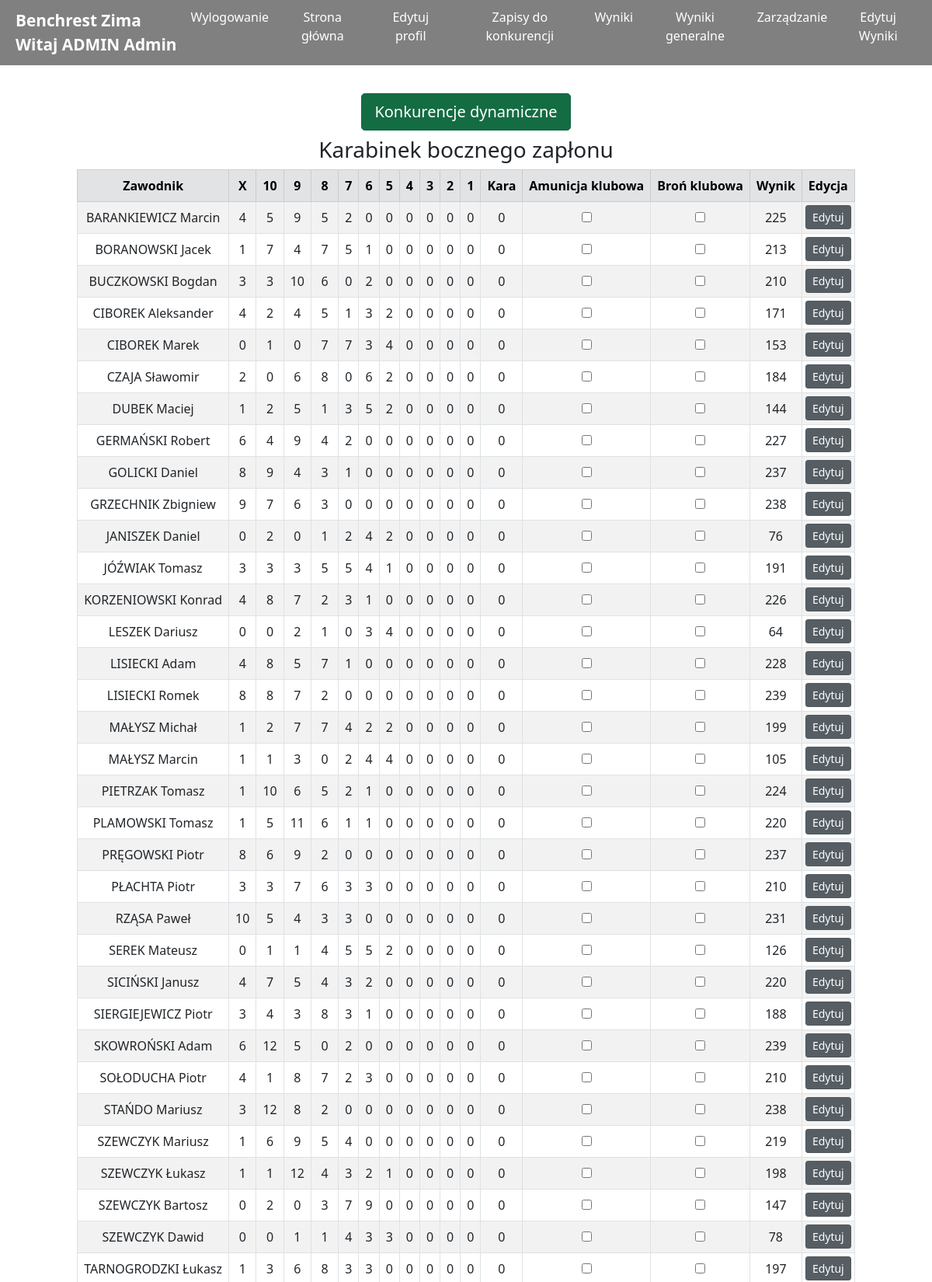
/8/wyniki_edycja/ (signed in, upper part), run on the app's committed database.
### zawody/models.py (models this page shows)
class Turniej(models.Model):
	nazwa = models.CharField(max_length=30)
	rejestracja = models.BooleanField(default=True, verbose_name='Rejestracja')
	klasyfikacja_generalna = models.BooleanField(default=True, verbose_name='Klasyfikacja generalna')
	turniej_archiwalny = models.BooleanField(default=False, verbose_name='Turniej archiwalny')
	wyniki_widoczne = models.BooleanField(default=True, verbose_name='Pokaż wyniki')
	turniej_druzynowy = models.BooleanField(default=False, verbose_name='Turniej drużynowy')
	wyniki_generalne_widoczne = models.BooleanField(default=True, verbose_name='Pokaż wyniki generalne')
	def __str__(self):
		return self.nazwa

### account/models.py (models this page shows, shortened)
class Account(AbstractBaseUser):
	email 					= models.EmailField(verbose_name="email", max_length=60, unique=True, null=False)
	username 				= models.CharField(max_length=30, unique=True)
	imie					=models.TextField(max_length=60, null=False)
	nazwisko				=models.TextField(max_length=60, null=False)
	licencja				=models.TextField(max_length=60, verbose_name='Numer licencji', blank=True, null=True)
	licencja_sedziego		=models.TextField(max_length=60, verbose_name='Numer licencji sędziego', blank=True, null=True)
	klub					=models.TextField(max_length=60,  blank=True, null=True)
	klasa_sedziego			=models.TextField(max_length=60, verbose_name='Klasa sędziego', blank=True, null=True)
	date_joined				= models.DateTimeField(verbose_name='date joined', auto_now_add=True)
	last_login				= models.DateTimeField(verbose_name='last login', auto_now=True)
	is_admin				= models.BooleanField(default=False)
	is_active				= models.BooleanField(default=True)
	is_staff				= models.BooleanField(default=False)
	is_superuser			= models.BooleanField(default=False)
	is_sedzia				= models.BooleanField(default=False)
	rts						= models.BooleanField(default=False)
	rodo_accepted			= models.BooleanField(default=False)
	USERNAME_FIELD = 'email'
	REQUIRED_FIELDS = ['username',]
	objects = MyAccountManager();
	def __str__(self):
		return (self.nazwisko+' '+self.imie)

### wyniki/models.py (models this page shows, shortened)
class Wyniki(models.Model):
	KARA_CHOICES = (
		('BRAK', 'BRAK'),
		('DNF', 'DNF'),
		('DNS', 'DNS'),
		('DSQ', 'DSQ'),
		('PK', 'PK'),
	)
	slug 		= models.SlugField(default=0)
	zawody 		= models.ForeignKey(Zawody, on_delete=models.CASCADE, verbose_name='konkurencja')
	zawodnik 	= models.ForeignKey(Account, on_delete=models.CASCADE)
	X			=models.IntegerField(blank=True, null=False, default=0)
	Xx			=models.IntegerField(blank=True, null=False, default=0, verbose_name='10')
	dziewiec	=models.IntegerField(blank=True, null=False, default=0, verbose_name='9')
	osiem		=models.IntegerField(blank=True, null=False, default=0, verbose_name='8')
	siedem		=models.IntegerField(blank=True, null=False, default=0, verbose_name='7')
	szesc		=models.IntegerField(blank=True, null=False, default=0, verbose_name='6')
	piec		=models.IntegerField(blank=True, null=False, default=0, verbose_name='5')
	cztery		=models.IntegerField(blank=True, null=False, default=0, verbose_name='4')
	trzy		=models.IntegerField(blank=True, null=False, default=0, verbose_name='3')
	dwa			=models.IntegerField(blank=True, null=False, default=0, verbose_name='2')
	jeden		=models.IntegerField(blank=True, null=False, default=0, verbose_name='1')
	wynik 		=models.IntegerField(blank=True, default=0)
	result		=models.TextField(max_length=60, null=True, default='0')
	kara		=models.CharField(max_length=10, choices=KARA_CHOICES, default='BRAK')
	kara_punktowa = models.IntegerField(blank=True, null=False, default=0, verbose_name='Kara punktowa')
	oplata		= models.BooleanField(default=False)
	bron_klubowa		= models.BooleanField(default=False, verbose_name='Broń klubowa')
	amunicja_klubowa		= models.BooleanField(default=False, verbose_name='Amunicja klubowa')
	edited_by_sedzia = models.BooleanField(default=False)
	class Meta:
		verbose_name_plural = "Wyniki"

### wyniki/views.py (the view)
# urls.py: path('<int:pk>/wyniki_edycja/', wyniki_edycja, name="wyniki_edycja"),
@csrf_exempt
@login_required(login_url="/start/")
def wyniki_edycja(request, pk):
	if request.user.is_sedzia:
		context = {}
		context['pk'] = pk
		context['nazwa_turnieju'] = nazwa_turnieju(pk)
		turniej = Turniej.objects.filter(id=pk).values_list('id', flat=True)
		turniej_id = turniej[0]
		zawody_turnieju = Zawody.objects.filter(turniej=turniej_id).values_list('id', flat=True)
		zawody_turnieju_id = []
		for i in zawody_turnieju:
			zawody_turnieju_id.append(i)
		user_id = request.user.id
		powiazane_zawody = Sedzia.objects.filter(sedzia__id = user_id).values_list('zawody', flat=True)
		powiazane_zawody_lista = []
		for i in powiazane_zawody:
			if i in zawody_turnieju_id:
				powiazane_zawody_lista.append(i)
		powiazane_zawody_lista.sort()
		wyniki = []
		for i in powiazane_zawody_lista:
			wynik = Wyniki.objects.filter(zawody = i).order_by('zawodnik__nazwisko')
			wyniki.append(wynik.filter(zawody__turniej=pk, oplata=1))
		zawody_nazwa = []
		nazwy_zawodow = Zawody.objects.filter(id__in=powiazane_zawody_lista).values_list('nazwa', flat=True)
		nazwy_zawodow = nazwy_zawodow.filter(turniej=pk)
		for i in nazwy_zawodow:
			zawody_nazwa.append(i)
		context['wyniki'] = wyniki
		context['zawody_nazwa'] = zawody_nazwa
		return render(request, 'wyniki/edytuj_wyniki.html', context)
	else:
		return redirect('not_authorized')

### mainapp/views.py (called while the page is built)
def nazwa_turnieju(arg):
	nazwa = Turniej.objects.filter(id=arg)
	return nazwa

### wyniki/templates/wyniki/edytuj_wyniki.html
{% extends 'base.html' %}
{% block content %}
<div class="container pt-6">
            <div class="d-flex justify-content-center" >
                <div class="d-flex justify-content-center pb-2"" >
                    <div>
                        <a href="{% url 'wyniki_dynamic_edycja' pk=pk %}" class="btn btn-success btn-lg active" role="button" aria-pressed="true">Konkurencje dynamiczne</a>
                    </div>
                </div>
            </div>
{% for wynikiencja in wyniki %}
			<div class="d-flex justify-content-center" >
				<div>
					{% for i in zawody_nazwa %}
						{% if forloop.counter == forloop.parentloop.counter %}
						<h3>{{ i }}</h3>
						{% endif %}
					{% endfor %}
				</div>
			</div>
			<div class="row justify-content-center">
				<div class="col-auto">
				    <div class="table-responsive">
    					<table class="table table-hover table-responsive table-bordered mx-auto w-auto align-middle md:text-center table-condensed table-striped">
    						<thead class="table-secondary">
    							<tr>
    								<td class="m"><b>Zawodnik</b></td>
    								<td class="m"><b>X</b></td>
    								<td class="m"><b>10</b></td>
    								<td class="m"><b>9</b></td>
    								<td class="m"><b>8</b></td>
    								<td class="m"><b>7</b></td>
    								<td class="m"><b>6</b></td>
    								<td class="m"><b>5</b></td>
    								<td class="m"><b>4</b></td>
    								<td class="m"><b>3</b></td>
    								<td class="m"><b>2</b></td>
    								<td class="m"><b>1</b></td>
    								<td class="m"><b>Kara</b></td>
                                    <td class="m"><b>Amunicja klubowa</b></td>
                                    <td class="m"><b>Broń klubowa</b></td>
                                    <td class="m"><b>Wynik</b></td>
    								<td class="m"><b>Edycja</b></td>
    							</tr>
    						</thead>
    						{% for osoba in wynikiencja %}
    						<tr>
    							<td class="m">{{osoba.zawodnik}}</td>
    							<td class="m" data-id="{{ osoba.id }}" data-type="X">{{osoba.X}}</td>
    							<td class="m" data-id="{{ osoba.id }}" data-type="Xx">{{osoba.Xx}}</td>
    							<td class="m" data-id="{{ osoba.id }}" data-type="dziewiec">{{osoba.dziewiec}}</td>
    							<td class="m" data-id="{{ osoba.id }}" data-type="osiem">{{osoba.osiem}}</td>
    							<td class="m" data-id="{{ osoba.id }}" data-type="siedem">{{osoba.siedem}}</td>
    							<td class="m" data-id="{{ osoba.id }}" data-type="szesc">{{osoba.szesc}}</td>
    							<td class="m" data-id="{{ osoba.id }}" data-type="piec">{{osoba.piec}}</td>
    							<td class="m" data-id="{{ osoba.id }}" data-type="cztery">{{osoba.cztery}}</td>
    							<td class="m" data-id="{{ osoba.id }}" data-type="trzy">{{osoba.trzy}}</td>
    							<td class="m" data-id="{{ osoba.id }}" data-type="dwa">{{osoba.dwa}}</td>
    							<td class="m" data-id="{{ osoba.id }}" data-type="jeden">{{osoba.jeden}}</td>
    							<td class="m" data-id="{{ osoba.id }}" data-type="jeden">{{osoba.kara_punktowa}}</td>
                                <td class="mu">
                                    <label class="inline-flex items-center">
                                        <input type="checkbox" {% if osoba.amunicja_klubowa == 1 %} checked="checked" {% endif %} onclick="return false">
                                    </label>
                                </td>
                                <td class="mu">
                                    <label class="inline-flex items-center">
                                        <input type="checkbox" {% if osoba.bron_klubowa == 1 %} checked="checked" {% endif %} onclick="return false">
                                    </label>
                                </td>
                                <td class="m" data-id="{{ osoba.id }}" data-type="wynik">{{osoba.result}}</td>
                                {% if request.user.rts or not osoba.edited_by_sedzia %}
    							<td class="m p-0 m-0">
    								<a href="{% url 'wyniki_edit' osoba.id pk%}" class="btn btn-secondary btn-sm active" role="button" aria-pressed="true">
    									<p class="m m-0 p-0">Edytuj</p>
    								</a>
    							</td>
    							{% else %}
    							<td class="m p-0 m-0">
    								<p class="m m-0 p-0">Wynik edytowany</p>
    							</td>
    							{% endif %}
    						</tr>
    						{% endfor %}
    					</table>
    				</div>
				</div>
			</div>
	</div>
{% endfor %}
{% endblock %}

### templates/base.html (shortened to what this page needs)
{% load static %}
<!DOCTYPE html>
<html>
	<head>
        <link href="{% static 'css/static.css' %}" rel="stylesheet" type="text/css">
	    <link href="https://unpkg.com/tailwindcss@^2/dist/tailwind.min.css" rel="stylesheet">
	    <link href="https://cdn.jsdelivr.net/npm/bootstrap@5.0.0-beta2/dist/css/bootstrap.min.css" rel="stylesheet">
	</head>
	<body>
	<header>
		<a href="#" class="logo">
				<span>
					{{nazwa_turnieju.0}}
					<br>
			{% if request.user.is_authenticated %}
					Witaj {{request.user}}
			{% endif %}
				</span>
		</a>
		<ul class="navigation">
			{% if request.user.is_authenticated %}
				<li><a href="{% url 'logout' pk=pk %}" onclick="toggleMenu();">Wylogowanie</a></li>
				{% if request.user.rodo_accepted %}
					<li><a href="{% url 'start' %}" onclick="toggleMenu();">Strona główna</a></li>
					{% if request.user.is_admin or request.user.is_sedzia %}
	    				<li><a href="{% url 'sedzia_edit' pk=user.id pk_turniej=pk%}" onclick="toggleMenu();">Edytuj profil</a></li>
	    			{% else %}
	    				<li><a href="{% url 'account_edit_personal' pk=user.id pk_turniej=pk%}" onclick="toggleMenu();">Edytuj profil</a></li>
	    			{% endif %}
					<li><a href="{% url 'rejestracja_choose' pk=pk %}" onclick="toggleMenu();">Zapisy do konkurencji</a></li>
					{% if user.is_superuser or user.rts or nazwa_turnieju.0.wyniki_widoczne %}
						<li><a href="{% url 'wyniki' pk=pk %}" onclick="toggleMenu();">Wyniki</a></li>
					{% endif %}
					{% if user.is_superuser or user.rts or nazwa_turnieju.0.wyniki_generalne_widoczne%}
						<li><a href="{% url 'wyniki_general' pk=pk %}" onclick="toggleMenu();">Wyniki generalne</a></li>
					{% endif %}
					{% if user.is_superuser or user.rts %}
						<li><a href="{% url 'zarzadzanie' pk=pk %}" onclick="toggleMenu();">Zarządzanie</a></li>
					{% endif %}
					{% if request.user.is_sedzia %}
						<li><a href="{% url 'wyniki_edycja' pk=pk %}" onclick="toggleMenu();">Edytuj Wyniki</a></li>
					{% endif%}
				{% endif %}
			{% endif %}
		</ul>
	</header>
		<div class="container p-0 pt-5 mt-5">
		{% block content %}
		{% endblock content %}
	</body>
</html>

### static/css/static.css (style rules this page uses)
header { position: fixed; top: 0; left: 0; width: 100%; padding: 10px 20px; z-index: 10000; display: flex; justify-content: space-between; align-items: center; transition: 0.5s; background-color: grey; }
header .logo { color: #fff; font-weight: 700; font-size: 1.5em; text-decoration: none; }
header .logo span { color: white; white-space: nowrap; }
header .navigation { position: relative; display: flex; }
header .navigation li { list-style: none; margin-left: 30px; text-align: center; }
header .navigation li a { text-decoration: none; color: #fff; font-weight: 300; transition: transform 2s ease-in-out; }
@media (max-width: 1300px) { header .navigation { padding-left: 2px; } }
@media (max-width: 1300px) { header .navigation li { margin-left: 16px; } }
@media (max-width: 1300px) { header .logo { color: #fff; font-weight: 700; font-size: 1.3em; text-decoration: none; } }
.active { color: white; }

### data on the page
Turniej: nazwa "Benchrest Zima"
Account: user "ADMIN Admin"
Wyniki: zawodnik "BARANKIEWICZ Marcin", X "4", Xx "5", dziewiec "9", osiem "5", siedem "2", szesc "0", piec "0", cztery "0", trzy "0", dwa "0", jeden "0", kara_punktowa "0", result "225"
Wyniki: zawodnik "BORANOWSKI Jacek", X "1", Xx "7", dziewiec "4", osiem "7", siedem "5", szesc "1", piec "0", cztery "0", trzy "0", dwa "0", jeden "0", kara_punktowa "0", result "213"
Wyniki: zawodnik "BUCZKOWSKI Bogdan", X "3", Xx "3", dziewiec "10", osiem "6", siedem "0", szesc "2", piec "0", cztery "0", trzy "0", dwa "0", jeden "0", kara_punktowa "0", result "210"
Wyniki: zawodnik "CIBOREK Aleksander", X "4", Xx "2", dziewiec "4", osiem "5", siedem "1", szesc "3", piec "2", cztery "0", trzy "0", dwa "0", jeden "0", kara_punktowa "0", result "171"
Wyniki: zawodnik "CIBOREK Marek", X "0", Xx "1", dziewiec "0", osiem "7", siedem "7", szesc "3", piec "4", cztery "0", trzy "0", dwa "0", jeden "0", kara_punktowa "0", result "153"
Wyniki: zawodnik "CZAJA Sławomir", X "2", Xx "0", dziewiec "6", osiem "8", siedem "0", szesc "6", piec "2", cztery "0", trzy "0", dwa "0", jeden "0", kara_punktowa "0", result "184"
Wyniki: zawodnik "DUBEK Maciej", X "1", Xx "2", dziewiec "5", osiem "1", siedem "3", szesc "5", piec "2", cztery "0", trzy "0", dwa "0", jeden "0", kara_punktowa "0", result "144"
Wyniki: zawodnik "GERMAŃSKI Robert", X "6", Xx "4", dziewiec "9", osiem "4", siedem "2", szesc "0", piec "0", cztery "0", trzy "0", dwa "0", jeden "0", kara_punktowa "0", result "227"
Wyniki: zawodnik "GOLICKI Daniel", X "8", Xx "9", dziewiec "4", osiem "3", siedem "1", szesc "0", piec "0", cztery "0", trzy "0", dwa "0", jeden "0", kara_punktowa "0", result "237"
Wyniki: zawodnik "GRZECHNIK Zbigniew", X "9", Xx "7", dziewiec "6", osiem "3", siedem "0", szesc "0", piec "0", cztery "0", trzy "0", dwa "0", jeden "0", kara_punktowa "0", result "238"
Wyniki: zawodnik "JANISZEK Daniel", X "0", Xx "2", dziewiec "0", osiem "1", siedem "2", szesc "4", piec "2", cztery "0", trzy "0", dwa "0", jeden "0", kara_punktowa "0", result "76"
Wyniki: zawodnik "JÓŹWIAK Tomasz", X "3", Xx "3", dziewiec "3", osiem "5", siedem "5", szesc "4", piec "1", cztery "0", trzy "0", dwa "0", jeden "0", kara_punktowa "0", result "191"
Wyniki: zawodnik "KORZENIOWSKI Konrad", X "4", Xx "8", dziewiec "7", osiem "2", siedem "3", szesc "1", piec "0", cztery "0", trzy "0", dwa "0", jeden "0", kara_punktowa "0", result "226"
Wyniki: zawodnik "LESZEK Dariusz", X "0", Xx "0", dziewiec "2", osiem "1", siedem "0", szesc "3", piec "4", cztery "0", trzy "0", dwa "0", jeden "0", kara_punktowa "0", result "64"
Wyniki: zawodnik "LISIECKI Adam", X "4", Xx "8", dziewiec "5", osiem "7", siedem "1", szesc "0", piec "0", cztery "0", trzy "0", dwa "0", jeden "0", kara_punktowa "0", result "228"
Wyniki: zawodnik "LISIECKI Romek", X "8", Xx "8", dziewiec "7", osiem "2", siedem "0", szesc "0", piec "0", cztery "0", trzy "0", dwa "0", jeden "0", kara_punktowa "0", result "239"
Wyniki: zawodnik "MAŁYSZ Michał", X "1", Xx "2", dziewiec "7", osiem "7", siedem "4", szesc "2", piec "2", cztery "0", trzy "0", dwa "0", jeden "0", kara_punktowa "0", result "199"
Wyniki: zawodnik "MAŁYSZ Marcin", X "1", Xx "1", dziewiec "3", osiem "0", siedem "2", szesc "4", piec "4", cztery "0", trzy "0", dwa "0", jeden "0", kara_punktowa "0", result "105"
Wyniki: zawodnik "PIETRZAK Tomasz", X "1", Xx "10", dziewiec "6", osiem "5", siedem "2", szesc "1", piec "0", cztery "0", trzy "0", dwa "0", jeden "0", kara_punktowa "0", result "224"
Wyniki: zawodnik "PLAMOWSKI Tomasz", X "1", Xx "5", dziewiec "11", osiem "6", siedem "1", szesc "1", piec "0", cztery "0", trzy "0", dwa "0", jeden "0", kara_punktowa "0", result "220"
Wyniki: zawodnik "PRĘGOWSKI Piotr", X "8", Xx "6", dziewiec "9", osiem "2", siedem "0", szesc "0", piec "0", cztery "0", trzy "0", dwa "0", jeden "0", kara_punktowa "0", result "237"
Wyniki: zawodnik "PŁACHTA Piotr", X "3", Xx "3", dziewiec "7", osiem "6", siedem "3", szesc "3", piec "0", cztery "0", trzy "0", dwa "0", jeden "0", kara_punktowa "0", result "210"
Wyniki: zawodnik "RZĄSA Paweł", X "10", Xx "5", dziewiec "4", osiem "3", siedem "3", szesc "0", piec "0", cztery "0", trzy "0", dwa "0", jeden "0", kara_punktowa "0", result "231"
Wyniki: zawodnik "SEREK Mateusz", X "0", Xx "1", dziewiec "1", osiem "4", siedem "5", szesc "5", piec "2", cztery "0", trzy "0", dwa "0", jeden "0", kara_punktowa "0", result "126"
Wyniki: zawodnik "SICIŃSKI Janusz", X "4", Xx "7", dziewiec "5", osiem "4", siedem "3", szesc "2", piec "0", cztery "0", trzy "0", dwa "0", jeden "0", kara_punktowa "0", result "220"
Wyniki: zawodnik "SIERGIEJEWICZ Piotr", X "3", Xx "4", dziewiec "3", osiem "8", siedem "3", szesc "1", piec "0", cztery "0", trzy "0", dwa "0", jeden "0", kara_punktowa "0", result "188"
Wyniki: zawodnik "SKOWROŃSKI Adam", X "6", Xx "12", dziewiec "5", osiem "0", siedem "2", szesc "0", piec "0", cztery "0", trzy "0", dwa "0", jeden "0", kara_punktowa "0", result "239"
Wyniki: zawodnik "SOŁODUCHA Piotr", X "4", Xx "1", dziewiec "8", osiem "7", siedem "2", szesc "3", piec "0", cztery "0", trzy "0", dwa "0", jeden "0", kara_punktowa "0", result "210"
Wyniki: zawodnik "STAŃDO Mariusz", X "3", Xx "12", dziewiec "8", osiem "2", siedem "0", szesc "0", piec "0", cztery "0", trzy "0", dwa "0", jeden "0", kara_punktowa "0", result "238"
Wyniki: zawodnik "SZEWCZYK Mariusz", X "1", Xx "6", dziewiec "9", osiem "5", siedem "4", szesc "0", piec "0", cztery "0", trzy "0", dwa "0", jeden "0", kara_punktowa "0", result "219"
Wyniki: zawodnik "SZEWCZYK Łukasz", X "1", Xx "1", dziewiec "12", osiem "4", siedem "3", szesc "2", piec "1", cztery "0", trzy "0", dwa "0", jeden "0", kara_punktowa "0", result "198"
Wyniki: zawodnik "SZEWCZYK Bartosz", X "0", Xx "2", dziewiec "0", osiem "3", siedem "7", szesc "9", piec "0", cztery "0", trzy "0", dwa "0", jeden "0", kara_punktowa "0", result "147"
Wyniki: zawodnik "SZEWCZYK Dawid", X "0", Xx "0", dziewiec "1", osiem "1", siedem "4", szesc "3", piec "3", cztery "0", trzy "0", dwa "0", jeden "0", kara_punktowa "0", result "78"
Wyniki: zawodnik "TARNOGRODZKI Łukasz", X "1", Xx "3", dziewiec "6", osiem "8", siedem "3", szesc "3", piec "0", cztery "0", trzy "0", dwa "0", jeden "0", kara_punktowa "0", result "197"

### other printed values
{{ i }} "Karabinek bocznego zapłonu"
